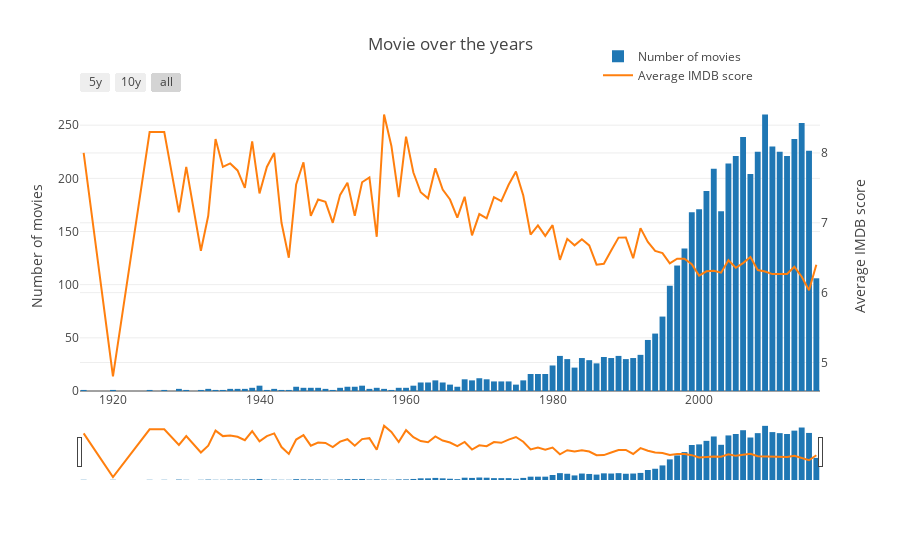

Notebook cell for this chart:
### Code cell
trace1 = Bar(
    x=title_year_count.index,
    y=title_year_count['Count'],
    name='Number of movies'
)

trace2 = Scatter(
    x=title_year_score.index,
    y=title_year_score['Avg_IMDB_Score'],
    yaxis='y2',
    name='Average IMDB score'
)

data = [trace1, trace2]

layout = Layout(
    title='Movie over the years',
    yaxis=dict(
        title='Number of movies'
    ),
    yaxis2=dict(
        title='Average IMDB score',
        overlaying='y',
        side='right'
    ),
    legend=dict(x=0.7, y=1.2),
    xaxis=dict(
        rangeselector=dict(
            buttons=list([
                dict(count=5,
                     label='5y',
                     step='year',
                     stepmode='backward'),
                dict(count=10,
                     label='10y',
                     step='year',
                     stepmode='backward'),
                dict(step='all')
            ])
        ),
        rangeslider=dict(),
        type='date',
        tickformat='%Y'
    )
)

fig = dict(data=data, layout=layout)
iplot(fig, filename = "bar-line")

### Figure 1 — Plotly figure (JSON) as saved in the notebook; plotly's stock layout.template omitted (floating-point values rounded to 4 significant figures)
{"data": [{"name": "Number of movies", "type": "bar", "x": [1916, 1920, 1925, 1927, 1929, 1930, 1932, 1933, 1934, 1935, 1936, 1937, 1938, 1939, 1940, 1941, 1942, 1943, 1944, 1945, 1946, 1947, 1948, 1949, 1950, 1951, 1952, 1953, 1954, 1955, 1956, 1957, 1958, 1959, 1960, 1961, 1962, 1963, 1964, 1965, 1966, 1967, 1968, 1969, 1970, 1971, 1972, 1973, 1974, 1975, 1976, 1977, 1978, 1979, 1980, 1981, 1982, 1983, 1984, 1985, 1986, 1987, 1988, 1989, 1990, 1991, 1992, 1993, 1994, 1995, 1996, 1997, 1998, 1999, 2000, 2001, 2002, 2003, 2004, 2005, 2006, 2007, 2008, 2009, 2010, 2011, 2012, 2013, 2014, 2015, 2016], "y": [1, 1, 1, 1, 2, 1, 1, 2, 1, 1, 2, 2, 2, 3, 5, 1, 2, 1, 1, 4, 3, 3, 3, 2, 1, 3, 4, 4, 5, 2, 3, 2, 1, 3, 3, 5, 8, 8, 10, 8, 6, 4, 11, 10, 12, 11, 9, 9, 9, 6, 10, 16, 16, 16, 24, 33, 30, 22, 31, 29, 26, 32, 31, 33, 30, 31, 34, 48, 54, 70, 99, 118, 134, 168, 171, 188, 209, 169, 214, 221, 239, 204, 225, 260, 230, 225, 221, 237, 252, 226, 106]}, {"name": "Average IMDB score", "type": "scatter", "x": [1916, 1920, 1925, 1927, 1929, 1930, 1932, 1933, 1934, 1935, 1936, 1937, 1938, 1939, 1940, 1941, 1942, 1943, 1944, 1945, 1946, 1947, 1948, 1949, 1950, 1951, 1952, 1953, 1954, 1955, 1956, 1957, 1958, 1959, 1960, 1961, 1962, 1963, 1964, 1965, 1966, 1967, 1968, 1969, 1970, 1971, 1972, 1973, 1974, 1975, 1976, 1977, 1978, 1979, 1980, 1981, 1982, 1983, 1984, 1985, 1986, 1987, 1988, 1989, 1990, 1991, 1992, 1993, 1994, 1995, 1996, 1997, 1998, 1999, 2000, 2001, 2002, 2003, 2004, 2005, 2006, 2007, 2008, 2009, 2010, 2011, 2012, 2013, 2014, 2015, 2016], "y": [8, 4.8, 8.3, 8.3, 7.15, 7.8, 6.6, 7.1, 8.2, 7.8, 7.85, 7.75, 7.5, 8.167, 7.42, 7.8, 8, 7, 6.5, 7.55, 7.867, 7.1, 7.333, 7.3, 7, 7.4, 7.575, 7.1, 7.58, 7.65, 6.8, 8.55, 8.1, 7.367, 8.233, 7.72, 7.438, 7.35, 7.78, 7.475, 7.333, 7.075, 7.373, 6.82, 7.125, 7.064, 7.367, 7.311, 7.544, 7.733, 7.39, 6.831, 6.963, 6.812, 6.967, 6.47, 6.77, 6.677, 6.765, 6.676, 6.4, 6.413, 6.603, 6.788, 6.79, 6.494, 6.924, 6.727, 6.596, 6.566, 6.418, 6.486, 6.486, 6.407, 6.244, 6.305, 6.312, 6.286, 6.464, 6.356, 6.423, 6.51, 6.323, 6.303, 6.265, 6.262, 6.267, 6.37, 6.228, 6.034, 6.399], "yaxis": "y2"}], "layout": {"legend": {"x": 0.7, "y": 1.2}, "title": "Movie over the years", "xaxis": {"rangeselector": {"buttons": [{"count": 5, "label": "5y", "step": "year", "stepmode": "backward"}, {"count": 10, "label": "10y", "step": "year", "stepmode": "backward"}, {"step": "all"}]}, "rangeslider": {}, "tickformat": "%Y", "type": "date"}, "yaxis": {"title": "Number of movies"}, "yaxis2": {"overlaying": "y", "side": "right", "title": "Average IMDB score"}}}
